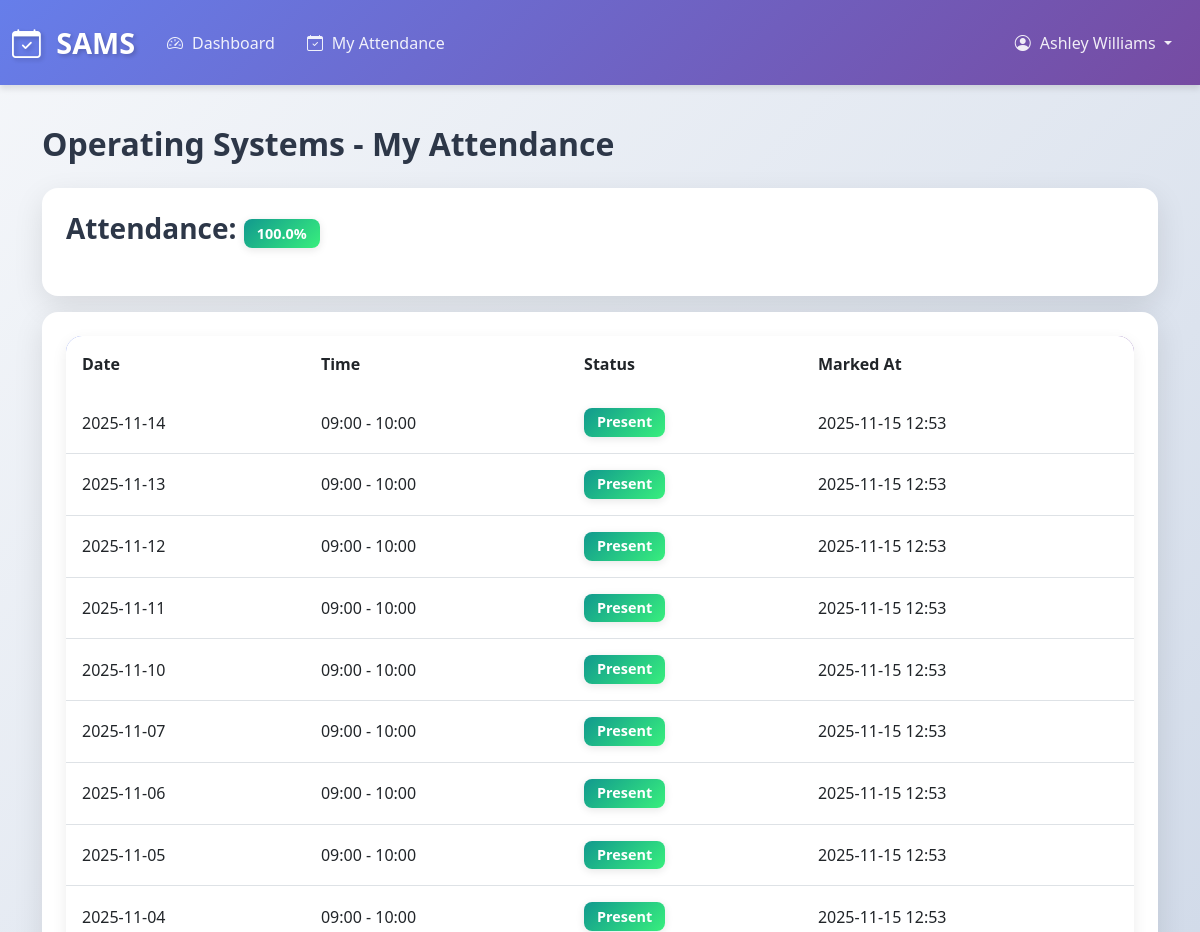
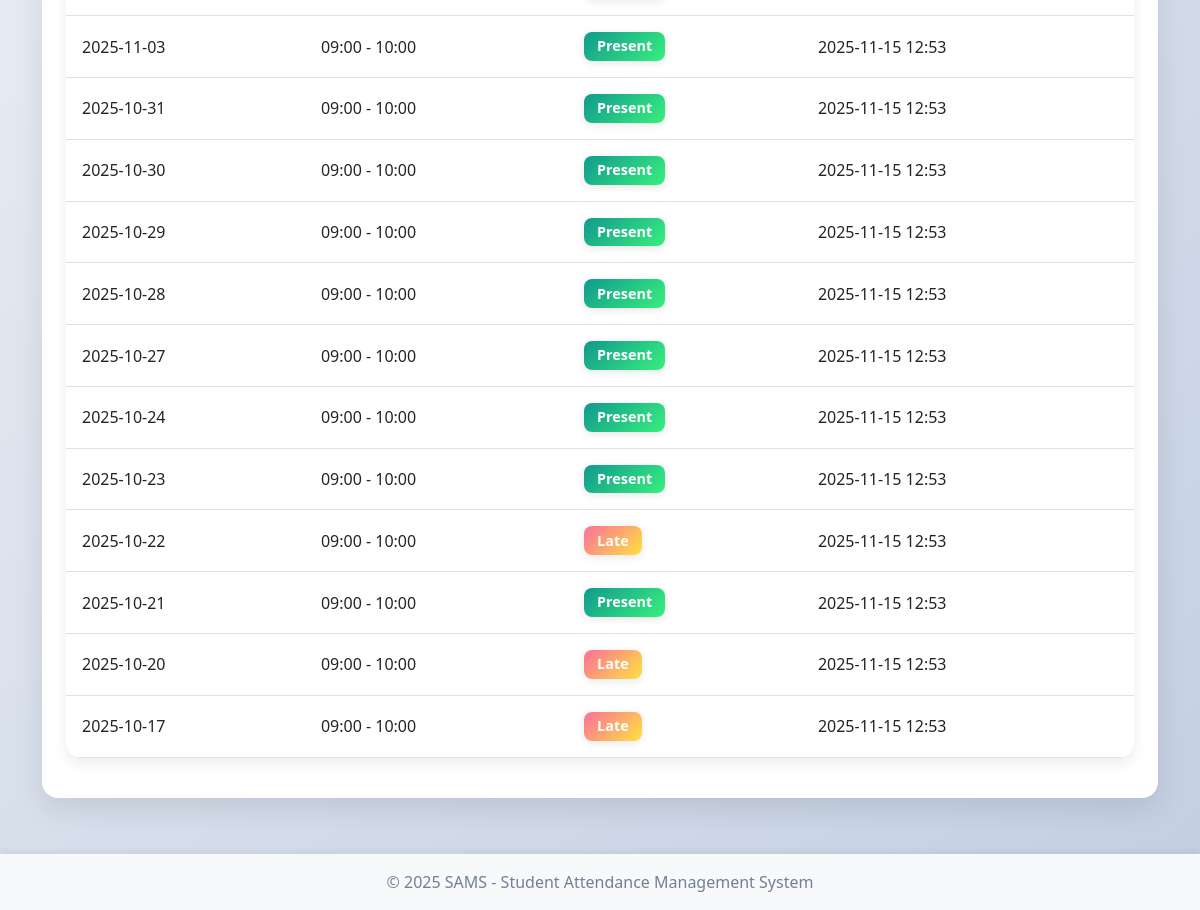
/student/attendance/6 (signed in), run on the app's committed database (2 pictures, top to bottom).
### app.py (models this page shows)
class User(db.Model):
    __tablename__ = 'users'
    id = db.Column(db.Integer, primary_key=True)
    username = db.Column(db.String(80), unique=True, nullable=False)
    email = db.Column(db.String(120), unique=True, nullable=False)
    password_hash = db.Column(db.String(200), nullable=False)
    role = db.Column(db.String(20), nullable=False)
    full_name = db.Column(db.String(100), nullable=False)
    created_at = db.Column(db.DateTime, default=datetime.utcnow)
    is_active = db.Column(db.Boolean, default=True)

class Course(db.Model):
    __tablename__ = 'courses'
    id = db.Column(db.Integer, primary_key=True)
    course_code = db.Column(db.String(20), unique=True, nullable=False)
    course_name = db.Column(db.String(100), nullable=False)
    department = db.Column(db.String(100))
    credits = db.Column(db.Integer)
    year = db.Column(db.Integer)
    semester = db.Column(db.Integer)

class AttendanceSession(db.Model):
    __tablename__ = 'attendance_sessions'
    id = db.Column(db.Integer, primary_key=True)
    class_id = db.Column(db.Integer, db.ForeignKey('classes.id'), nullable=False)
    date = db.Column(db.Date, nullable=False)
    start_time = db.Column(db.Time, nullable=False)
    end_time = db.Column(db.Time, nullable=False)
    created_by = db.Column(db.Integer, db.ForeignKey('users.id'))
    created_at = db.Column(db.DateTime, default=datetime.utcnow)
    is_active = db.Column(db.Boolean, default=True)
    is_finalized = db.Column(db.Boolean, default=False)
    finalized_at = db.Column(db.DateTime)
    finalized_by = db.Column(db.Integer, db.ForeignKey('users.id'))
    class_ref = db.relationship('Class', backref='attendance_sessions')

class Attendance(db.Model):
    __tablename__ = 'attendance'
    id = db.Column(db.Integer, primary_key=True)
    session_id = db.Column(db.Integer, db.ForeignKey('attendance_sessions.id'), nullable=False)
    student_id = db.Column(db.Integer, db.ForeignKey('students.id'), nullable=False)
    status = db.Column(db.String(20), nullable=False)
    marked_at = db.Column(db.DateTime, default=datetime.utcnow)
    marked_by = db.Column(db.Integer, db.ForeignKey('users.id'))
    method = db.Column(db.String(20))
    session = db.relationship('AttendanceSession', backref='attendance_records')
    student = db.relationship('Student', backref='attendance_records')

### app.py (the view)
@app.route('/student/attendance/<int:class_id>')
@role_required('student')
def student_class_attendance(class_id):
    student = Student.query.filter_by(user_id=session['user_id']).first()
    class_obj = Class.query.get_or_404(class_id)
    enrollment = Enrollment.query.filter_by(student_id=student.id, class_id=class_id).first()
    if not enrollment:
        flash('You are not enrolled in this class.', 'danger')
        return redirect(url_for('student_attendance'))
    records = db.session.query(AttendanceSession, Attendance)\
        .outerjoin(Attendance, db.and_(
            Attendance.session_id == AttendanceSession.id,
            Attendance.student_id == student.id
        ))\
        .filter(AttendanceSession.class_id == class_id)\
        .order_by(AttendanceSession.date.desc()).all()
    percentage = calculate_attendance_percentage(student.id, class_id)
    return render_template('student/class_attendance.html',
                         class_obj=class_obj,
                         records=records,
                         percentage=percentage)

### app.py (called while the page is built)
@app.before_request
def check_session_timeout():
    if 'user_id' in session:
        session.permanent = True
        last_activity = session.get('last_activity')
        if last_activity:
            last_activity_time = datetime.fromisoformat(last_activity)
            if datetime.now() - last_activity_time > timedelta(minutes=30):
                session.clear()
                flash('Your session has expired. Please log in again.', 'warning')
                return redirect(url_for('login'))
        session['last_activity'] = datetime.now().isoformat()

def role_required(*roles):
    def decorator(f):
        @wraps(f)
        def decorated_function(*args, **kwargs):
            if 'user_id' not in session:
                flash('Please log in to access this page.', 'warning')
                return redirect(url_for('login'))
            user = User.query.get(session['user_id'])
            if user.role not in roles:
                flash('You do not have permission to access this page.', 'danger')
                return redirect(url_for('dashboard'))
            return f(*args, **kwargs)
        return decorated_function
    return decorator

def calculate_attendance_percentage(student_id, class_id=None):
    query = Attendance.query.join(AttendanceSession).filter(
        Attendance.student_id == student_id
    )
    if class_id:
        query = query.filter(AttendanceSession.class_id == class_id)
    total_sessions = query.count()
    present_sessions = query.filter(Attendance.status.in_(['present', 'late'])).count()
    if total_sessions == 0:
        return 0
    return round((present_sessions / total_sessions) * 100, 2)

### templates/student/class_attendance.html
{% extends "base.html" %}
{% block content %}
<h2>{{ class_obj.course.course_name }} - My Attendance</h2>
<div class="card mb-3">
    <div class="card-body">
        <h3>Attendance: <span class="badge bg-{{ 'success' if percentage >= 75 else 'danger' }}">{{ percentage }}%</span></h3>
    </div>
</div>
<div class="card">
    <div class="card-body">
        <table class="table">
            <thead><tr><th>Date</th><th>Time</th><th>Status</th><th>Marked At</th></tr></thead>
            <tbody>
            {% for session, attendance in records %}
            <tr>
                <td>{{ session.date }}</td>
                <td>{{ session.start_time.strftime('%H:%M') }} - {{ session.end_time.strftime('%H:%M') }}</td>
                <td>
                    {% if attendance %}
                    <span class="badge bg-{{ 'success' if attendance.status == 'present' else 'danger' }}">
                        {{ attendance.status|title }}
                    </span>
                    {% else %}
                    <span class="badge bg-secondary">Not Marked</span>
                    {% endif %}
                </td>
                <td>{{ attendance.marked_at.strftime('%Y-%m-%d %H:%M') if attendance else 'N/A' }}</td>
            </tr>
            {% endfor %}
            </tbody>
        </table>
    </div>
</div>
{% endblock %}

### templates/base.html (shortened to what this page needs)
<!DOCTYPE html>
<html lang="en">
<head>
    <link href="https://cdn.jsdelivr.net/npm/bootstrap@5.3.0/dist/css/bootstrap.min.css" rel="stylesheet">
    <link rel="stylesheet" href="https://cdn.jsdelivr.net/npm/bootstrap-icons@1.10.0/font/bootstrap-icons.css">
    <link rel="stylesheet" href="{{ url_for('static', filename='css/style.css') }}">
</head>
<body>
    {% if session.user_id %}
    <nav class="navbar navbar-expand-lg navbar-dark bg-primary">
        <div class="container-fluid">
            <a class="navbar-brand" href="{{ url_for('dashboard') }}">
                <i class="bi bi-calendar-check"></i> SAMS
            </a>
            <div class="collapse navbar-collapse" id="navbarNav">
                <ul class="navbar-nav me-auto">
                    {% if session.role == 'admin' %}
                    <li class="nav-item">
                        <a class="nav-link" href="{{ url_for('admin_dashboard') }}">
                            <i class="bi bi-speedometer2"></i> Dashboard
                        </a>
                    </li>
                    <li class="nav-item">
                        <a class="nav-link" href="{{ url_for('admin_users') }}">
                            <i class="bi bi-people"></i> Users
                        </a>
                    </li>
                    <li class="nav-item">
                        <a class="nav-link" href="{{ url_for('admin_courses') }}">
                            <i class="bi bi-book"></i> Courses
                        </a>
                    </li>
                    <li class="nav-item">
                        <a class="nav-link" href="{{ url_for('admin_classes') }}">
                            <i class="bi bi-door-open"></i> Classes
                        </a>
                    </li>
                    <li class="nav-item">
                        <a class="nav-link" href="{{ url_for('admin_reports') }}">
                            <i class="bi bi-file-earmark-text"></i> Reports
                        </a>
                    </li>
                    {% elif session.role == 'student' %}
                    <li class="nav-item">
                        <a class="nav-link" href="{{ url_for('student_dashboard') }}">
                            <i class="bi bi-speedometer2"></i> Dashboard
                        </a>
                    </li>
                    <li class="nav-item">
                        <a class="nav-link" href="{{ url_for('student_attendance') }}">
                            <i class="bi bi-calendar-check"></i> My Attendance
                        </a>
                    </li>
                    {% endif %}
                </ul>
                <ul class="navbar-nav">
                    <li class="nav-item dropdown">
                        <a class="nav-link dropdown-toggle" href="#" id="navbarDropdown" role="button" data-bs-toggle="dropdown">
                            <i class="bi bi-person-circle"></i> {{ session.full_name }}
                        </a>
                    </li>
                </ul>
            </div>
        </div>
    </nav>
    {% endif %}
    <main class="container my-4">
        {% block content %}{% endblock %}
    </main>
    <footer class="footer mt-auto py-3 bg-light">
        <div class="container text-center">
            <span class="text-muted">© 2025 SAMS - Student Attendance Management System</span>
        </div>
    </footer>
</body>
</html>

### static/css/style.css (style rules this page uses)
:root { --primary-gradient: linear-gradient(135deg, #667eea 0%, #764ba2 100%); --success-gradient: linear-gradient(135deg, #11998e 0%, #38ef7d 100%); --info-gradient: linear-gradient(135deg, #2193b0 0%, #6dd5ed 100%); --warning-gradient: linear-gradient(135deg, #f093fb 0%, #f5576c 100%); --danger-gradient: linear-gradient(135deg, #fa709a 0%, #fee140 100%); --dark-gradient: linear-gradient(135deg, #434343 0%, #000000 100%); }
* { margin: 0; padding: 0; box-sizing: border-box; }
body { background: linear-gradient(135deg, #f5f7fa 0%, #c3cfe2 100%); min-height: 100vh; display: flex; flex-direction: column; font-family: 'Segoe UI', Tahoma, Geneva, Verdana, sans-serif; color: #2d3748; }
main { flex: 1; }
.navbar { background: var(--primary-gradient) !important; box-shadow: 0 4px 6px rgba(0,0,0,0.1); padding: 1rem 0; }
.navbar-brand { font-weight: 700; font-size: 1.8rem; color: white !important; text-shadow: 2px 2px 4px rgba(0,0,0,0.2); transition: transform 0.3s ease; }
.navbar-brand i { margin-right: 0.5rem; animation: pulse 2s infinite; }
.nav-link { color: rgba(255,255,255,0.9) !important; font-weight: 500; transition: all 0.3s ease; padding: 0.5rem 1rem !important; border-radius: 0.5rem; }
.nav-link i { margin-right: 0.3rem; }
.card { border: none; border-radius: 1rem; box-shadow: 0 10px 30px rgba(0,0,0,0.1); margin-bottom: 2rem; transition: all 0.3s ease; overflow: hidden; }
.card-body { padding: 1.5rem; }
.table { background-color: white; border-radius: 1rem; overflow: hidden; box-shadow: 0 5px 15px rgba(0,0,0,0.08); }
.table thead { background: var(--primary-gradient); color: white; }
.table thead th { border: none; padding: 1rem; font-weight: 600; }
.table tbody tr { transition: all 0.3s ease; }
.table tbody td { vertical-align: middle; padding: 1rem; }
.badge { font-size: 0.9rem; padding: 0.5em 0.9em; border-radius: 0.5rem; font-weight: 600; box-shadow: 0 2px 8px rgba(0,0,0,0.1); }
.badge.bg-success { background: linear-gradient(135deg, #11998e 0%, #38ef7d 100%) !important; }
.badge.bg-danger { background: linear-gradient(135deg, #fa709a 0%, #fee140 100%) !important; }
.footer { background: white; padding: 2rem 0; margin-top: 3rem; box-shadow: 0 -4px 6px rgba(0,0,0,0.05); }
.footer .text-muted { color: #718096 !important; font-weight: 500; }
h1, h2, h3, h4, h5, h6 { color: #2d3748; font-weight: 700; margin-bottom: 1.5rem; }
h2 { font-size: 2rem; }

### data on the page
User: full_name "Ashley Williams"
Course: course.course_name "Operating Systems"
AttendanceSession: date "2025-11-14", start_time "09:00", end_time "10:00", status "Present", marked_at "2025-11-15 12:53"
AttendanceSession: date "2025-11-13", start_time "09:00", end_time "10:00", status "Present", marked_at "2025-11-15 12:53"
AttendanceSession: date "2025-11-12", start_time "09:00", end_time "10:00", status "Present", marked_at "2025-11-15 12:53"
AttendanceSession: date "2025-11-11", start_time "09:00", end_time "10:00", status "Present", marked_at "2025-11-15 12:53"
AttendanceSession: date "2025-11-10", start_time "09:00", end_time "10:00", status "Present", marked_at "2025-11-15 12:53"
AttendanceSession: date "2025-11-07", start_time "09:00", end_time "10:00", status "Present", marked_at "2025-11-15 12:53"
AttendanceSession: date "2025-11-06", start_time "09:00", end_time "10:00", status "Present", marked_at "2025-11-15 12:53"
AttendanceSession: date "2025-11-05", start_time "09:00", end_time "10:00", status "Present", marked_at "2025-11-15 12:53"
AttendanceSession: date "2025-11-04", start_time "09:00", end_time "10:00", status "Present", marked_at "2025-11-15 12:53"
AttendanceSession: date "2025-11-03", start_time "09:00", end_time "10:00", status "Present", marked_at "2025-11-15 12:53"
AttendanceSession: date "2025-10-31", start_time "09:00", end_time "10:00", status "Present", marked_at "2025-11-15 12:53"
AttendanceSession: date "2025-10-30", start_time "09:00", end_time "10:00", status "Present", marked_at "2025-11-15 12:53"
AttendanceSession: date "2025-10-29", start_time "09:00", end_time "10:00", status "Present", marked_at "2025-11-15 12:53"
AttendanceSession: date "2025-10-28", start_time "09:00", end_time "10:00", status "Present", marked_at "2025-11-15 12:53"
AttendanceSession: date "2025-10-27", start_time "09:00", end_time "10:00", status "Present", marked_at "2025-11-15 12:53"
AttendanceSession: date "2025-10-24", start_time "09:00", end_time "10:00", status "Present", marked_at "2025-11-15 12:53"
AttendanceSession: date "2025-10-23", start_time "09:00", end_time "10:00", status "Present", marked_at "2025-11-15 12:53"
AttendanceSession: date "2025-10-22", start_time "09:00", end_time "10:00", status "Late", marked_at "2025-11-15 12:53"
AttendanceSession: date "2025-10-21", start_time "09:00", end_time "10:00", status "Present", marked_at "2025-11-15 12:53"
AttendanceSession: date "2025-10-20", start_time "09:00", end_time "10:00", status "Late", marked_at "2025-11-15 12:53"
AttendanceSession: date "2025-10-17", start_time "09:00", end_time "10:00", status "Late", marked_at "2025-11-15 12:53"

### other printed values
{{ percentage }} "100.0"
